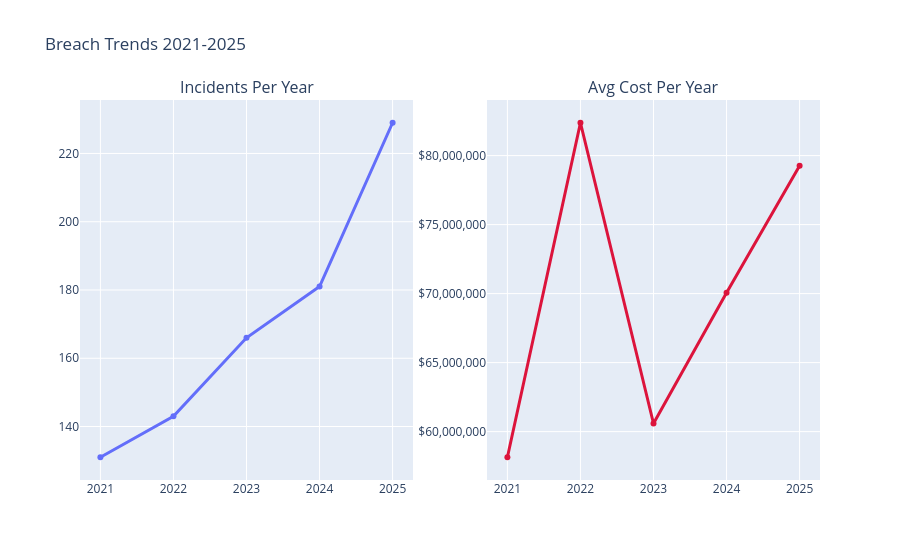

Notebook source saved alongside this figure:
### Code cell
plot_yearly_trends(df).show()

### Figure 1 — Plotly figure (JSON) as saved in the notebook; plotly's stock layout.template omitted (floating-point values rounded to 4 significant figures)
{"data": [{"line": {"width": 3}, "mode": "lines+markers", "type": "scatter", "x": [2021, 2022, 2023, 2024, 2025], "xaxis": "x", "y": [131, 143, 166, 181, 229], "yaxis": "y"}, {"line": {"color": "crimson", "width": 3}, "mode": "lines+markers", "type": "scatter", "x": [2021, 2022, 2023, 2024, 2025], "xaxis": "x2", "y": [58140000.0, 82380000.0, 60590000.0, 70060000.0, 79260000.0], "yaxis": "y2"}], "layout": {"annotations": [{"font": {"size": 16}, "showarrow": false, "text": "Incidents Per Year", "x": 0.225, "xanchor": "center", "xref": "paper", "y": 1, "yanchor": "bottom", "yref": "paper"}, {"font": {"size": 16}, "showarrow": false, "text": "Avg Cost Per Year", "x": 0.775, "xanchor": "center", "xref": "paper", "y": 1, "yanchor": "bottom", "yref": "paper"}], "autosize": true, "showlegend": false, "title": {"text": "Breach Trends 2021-2025"}, "xaxis": {"anchor": "y", "autorange": true, "domain": [0, 0.45], "range": [2021.0, 2025.0], "type": "linear"}, "xaxis2": {"anchor": "y2", "autorange": true, "domain": [0.55, 1], "range": [2021.0, 2025.0], "type": "linear"}, "yaxis": {"anchor": "x", "autorange": true, "domain": [0, 1], "range": [123.4, 236.6], "type": "linear"}, "yaxis2": {"anchor": "x2", "autorange": true, "domain": [0, 1], "range": [56260000.0, 84260000.0], "tickformat": "$,.0f", "type": "linear"}}}
